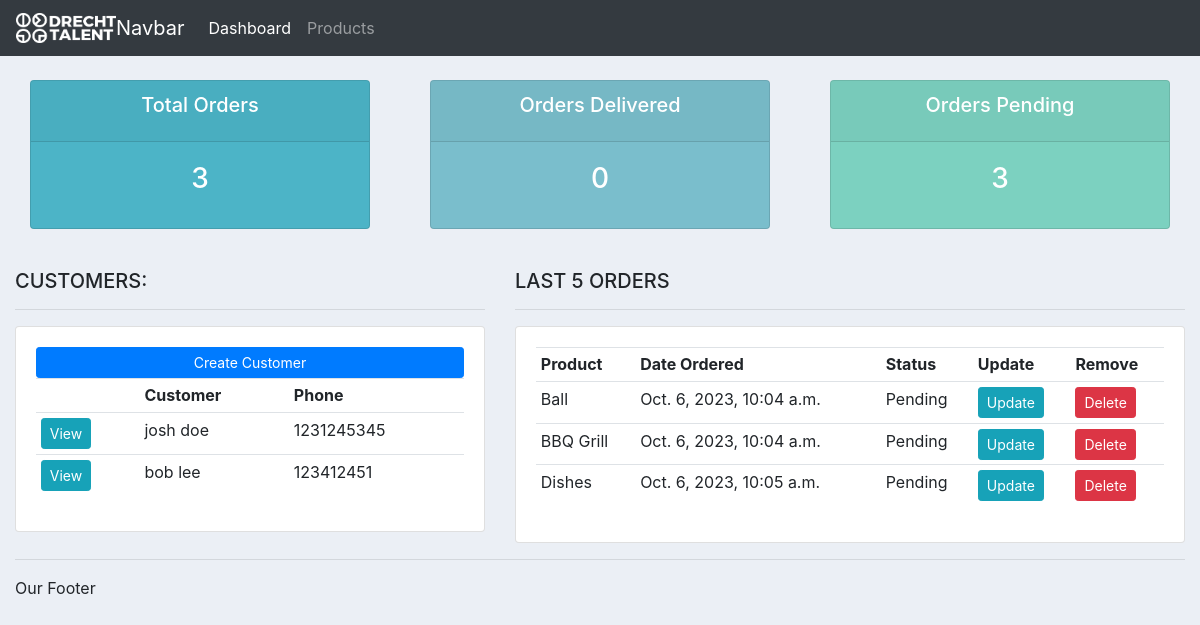
/, run on an earlier commit of the app's database.
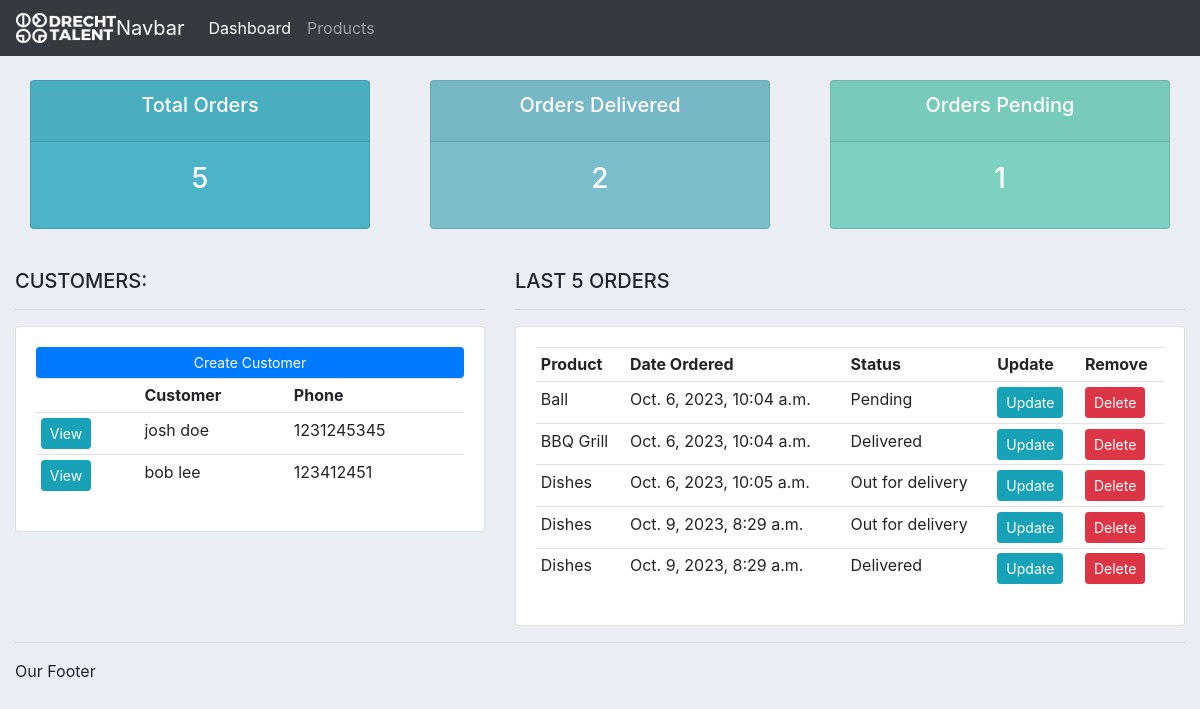
And on a later commit of the database.
### accounts/models.py (models this page shows, shortened)
class Customer(models.Model):
    name = models.CharField(max_length=200, null=True)
    phone = models.CharField(max_length=200, null=True)
    email = models.CharField(max_length=200, null=True)
    date_created = models.DateTimeField(auto_now_add=True, null=True)

class Order(models.Model):
    STATUS = (
            ('Pending', 'Pending'),
            ('Out for delivery', 'Out for delivery'),
            ('Delivered', 'Delivered'),
            )
    customer = models.ForeignKey(Customer, null=True, on_delete=models.SET_NULL)
    product = models.ForeignKey(Product, null=True, on_delete=models.SET_NULL)
    date_created = models.DateTimeField(auto_now_add=True, null=True)
    status = models.CharField(max_length=200, null=True, choices=STATUS)
    note = models.CharField(max_length=1000, null=True)

class Product(models.Model):
    CATEGORY = (
            ('Indoor', 'Indoor'),
            ('Out Door', 'Out Door'),
            )
    name = models.CharField(max_length=200, null=True)
    price = models.FloatField(null=True)
    category = models.CharField(max_length=200, null=True, choices=CATEGORY)
    description = models.CharField(max_length=200, null=True, blank=True)
    date_created = models.DateTimeField(auto_now_add=True, null=True)
    tags = models.ManyToManyField(Tag)
    def __str__(self):
        return self.name

### accounts/views.py (the view)
# urls.py: path("", views.home, name="home"),
def home(request):
    orders = Order.objects.all()
    customers = Customer.objects.all()
    total_customers = customers.count()
    total_orders = orders.count()
    delivered = orders.filter(status="Delivered").count()
    pending = orders.filter(status="Pending").count()
    context = {
        "orders": orders,
        "customers": customers,
        "total_orders": total_orders,
        "delivered": delivered,
        "pending": pending,
    }
    return render(request, "accounts/dashboard.html", context)

### accounts/templates/accounts/dashboard.html
{% extends "accounts/main.html" %}
{% block content %}
{% include "accounts/status.html" %}
<br>
<div class="row">
	<div class="col-md-5">
		<h5>CUSTOMERS:</h5>
		<hr>
		<div class="card card-body">
			<a class="btn btn-primary  btn-sm btn-block" href="">Create Customer</a>
			<table class="table table-sm">
				<tr>
                    <th></th>
					<th>Customer</th>
					<th>Phone</th>
				</tr>
                {% for customer in customers %}
                    <tr>
                        <td><a class= "btn btn-sm btn-info" href="{% url 'customer' customer.id %}">View</a></td>
                        <td>{{ customer.name }}</td>
                        <td>{{ customer.phone }}</td>
                    </tr>
                {% endfor %}
			</table>
		</div>
	</div>
	<div class="col-md-7">
		<h5>LAST 5 ORDERS</h5>
		<hr>
		<div class="card card-body">
			<table class="table table-sm">
				<tr>
					<th>Product</th>
					<th>Date Ordered</th>
					<th>Status</th>
					<th>Update</th>
					<th>Remove</th>
				</tr>
                {% for order in orders %}
                    <tr>
                        <td>{{ order.product }}</td>
                        <td>{{ order.date_created}}</td>
                        <td>{{ order.status }}</td>
                        <td><a class= "btn btn-sm btn-info" href="{% url 'update_order' order.id %}">Update</a></td>
                        <td><a class= "btn btn-sm btn-danger" href="{% url 'delete_order' order.id %}">Delete</a></td>
                    </tr>
                {% endfor %}
			</table>
		</div>
	</div>
</div>
{% endblock %}

What changed in the data, as far as the page shows it:
changed Order "BBQ Grill": status "Pending" → "Delivered"
changed Order "Oct. 6, 2023, 10:05 a.m.": status "Pending" → "Out for delivery"
added Order: product "Dishes", date_created "Oct. 9, 2023, 8:29 a.m.", status "Out for delivery"
added Order: product "Dishes", date_created "Oct. 9, 2023, 8:29 a.m.", status "Delivered"
Also different on the page:
{{ total_orders }}: "3" → "5"
{{ delivered }}: "0" → "2"
{{ pending }}: "3" → "1"
